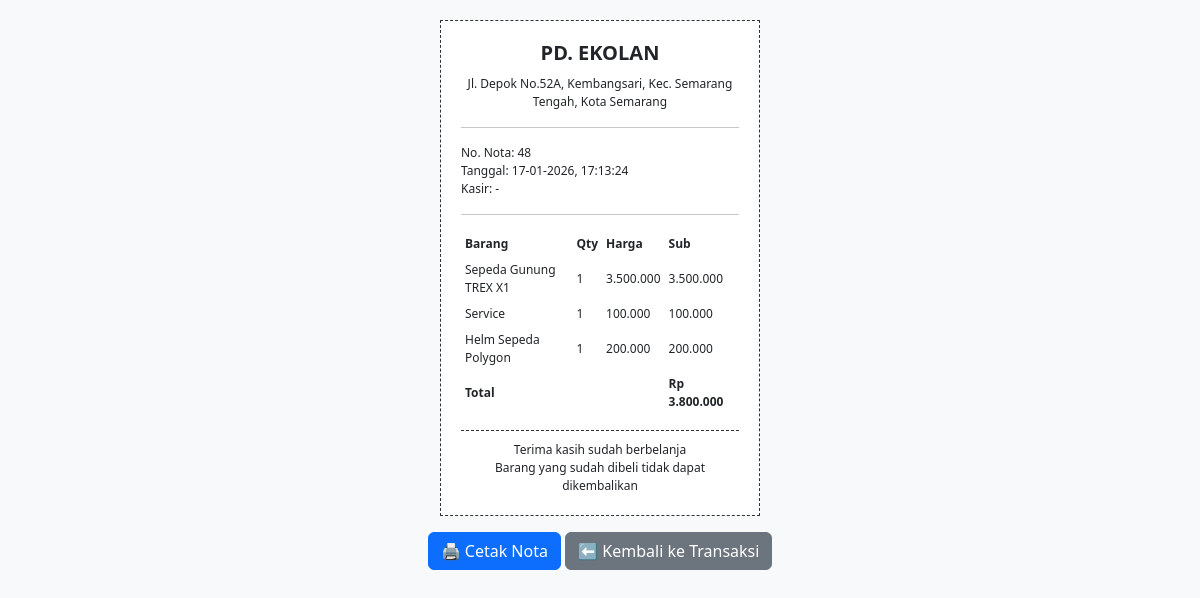
Page /nota.php?id_transaksi=48 on the committed database.
### tables this page shows
CREATE TABLE `transaksi` (
  `id_transaksi` int(11) NOT NULL,
  `tanggal` date NOT NULL,
  `keterangan` text DEFAULT NULL,
  `pcs` int(11) DEFAULT 0,
  `jumlah` decimal(15,2) NOT NULL,
  `jenis_transaksi` enum('debet','kredit') NOT NULL,
  `jenis_pengeluaran` varchar(100) DEFAULT NULL,
  `created_by` enum('admin','kasir') NOT NULL DEFAULT 'admin',
  `id_user` int(11) DEFAULT NULL,
  `created_at` timestamp NOT NULL DEFAULT current_timestamp()
);

CREATE TABLE `detail_transaksi` (
  `id_detail` int(11) NOT NULL,
  `id_transaksi` int(11) NOT NULL,
  `id_produk` int(11) NOT NULL,
  `jumlah_produk` int(11) NOT NULL,
  `subtotal` decimal(15,2) NOT NULL
);

CREATE TABLE `produk` (
  `id_produk` int(11) NOT NULL,
  `nama_produk` varchar(100) NOT NULL,
  `kategori` varchar(50) DEFAULT NULL,
  `stok` int(11) DEFAULT 0,
  `satuan` varchar(20) DEFAULT NULL,
  `harga_beli` decimal(15,2) DEFAULT NULL,
  `harga_jual` decimal(15,2) DEFAULT NULL,
  `tanggal_update` timestamp NOT NULL DEFAULT current_timestamp() ON UPDATE current_timestamp()
);

### nota.php (the view, shortened to what this page needs)
<?php
include 'koneksi.php';
$asal = $_GET['from'] ?? 'transaksi';
if (isset($_GET['id_transaksi'])) {
    $id_transaksi = intval($_GET['id_transaksi']);
} elseif (isset($_SESSION['nota'])) {
    $id_transaksi = intval($_SESSION['nota']);
}
$q_transaksi = $koneksi->query("SELECT * FROM transaksi WHERE id_transaksi='$id_transaksi'");
if ($q_transaksi && $q_transaksi->num_rows > 0) {
    $transaksi = $q_transaksi->fetch_assoc();
} else {
    echo "<script>alert('Data transaksi tidak ditemukan!');window.location='kasir_transaksi.php';</script>";
    exit;
}
$detail = $koneksi->query("
    SELECT d.*, p.nama_produk
    FROM detail_transaksi d
    JOIN produk p ON d.id_produk = p.id_produk
    WHERE d.id_transaksi='$id_transaksi'
");
$tanggalTransaksi = date("d-m-Y", strtotime($transaksi['created_at']));
$jamTransaksi = date("H:i:s", strtotime($transaksi['created_at']));
?>
<!DOCTYPE html>
<html lang="id">
<head>
<link href="https://cdn.jsdelivr.net/npm/bootstrap@5.3.3/dist/css/bootstrap.min.css" rel="stylesheet">
</head>
<body>
<div class="nota">
    <h5>PD. EKOLAN</h5>
    <p class="text-center">Jl. Depok No.52A, Kembangsari, Kec. Semarang Tengah, Kota Semarang</p>
    <hr>
    <p>No. Nota: <?= htmlspecialchars($transaksi['id_transaksi']) ?></p>
    <p>Tanggal: <?= $tanggalTransaksi ?>, <?= $jamTransaksi ?></p>
    <p>Kasir: <?= htmlspecialchars($_SESSION['username'] ?? '-') ?></p>
    <hr>
    <table>
        <thead>
            <tr>
                <th>Barang</th>
                <th>Qty</th>
                <th>Harga</th>
                <th>Sub</th>
            </tr>
        </thead>
        <tbody>
            <?php
            $total = 0;
            if ($detail && $detail->num_rows > 0):
                while ($row = $detail->fetch_assoc()):
                    $harga_satuan = ($row['jumlah_produk'] > 0) ? $row['subtotal'] / $row['jumlah_produk'] : 0;
                    $sub = $row['jumlah_produk'] * $harga_satuan;
                    $total += $sub;
            ?>
            <tr>
                <td><?= htmlspecialchars($row['nama_produk']) ?></td>
                <td><?= $row['jumlah_produk'] ?></td>
                <td><?= number_format($harga_satuan, 0, ',', '.') ?></td>
                <td><?= number_format($sub, 0, ',', '.') ?></td>
            </tr>
            <?php endwhile; else: ?>
            <tr><td colspan="4" class="text-center text-muted">Tidak ada item transaksi.</td></tr>
            <?php endif; ?>
            <tr>
                <td colspan="3"><b>Total</b></td>
                <td><b>Rp <?= number_format($total, 0, ',', '.') ?></b></td>
            </tr>
        </tbody>
    </table>
    <div class="nota-footer">
        <p>Terima kasih sudah berbelanja</p>
        <p>Barang yang sudah dibeli tidak dapat dikembalikan</p>
    </div>
</div>
<div class="text-center mt-3">
    <button class="btn btn-primary btn-print" onclick="window.print()">🖨 Cetak Nota</button>
    <?php if ($asal === 'laporan'): ?>
        <a href="kasir_laporan.php" class="btn btn-secondary btn-print">⬅ Kembali ke Laporan</a>
    <?php else: ?>
        <a href="kasir_transaksi.php" class="btn btn-secondary btn-print">⬅ Kembali ke Transaksi</a>
    <?php endif; ?>
</div>
</body>
</html>

### nota.php (style rules this page uses)
body { background: #f8f9fa; padding: 20px; }
.nota { width: 320px; margin: auto; background: #fff; padding: 20px; border: 1px dashed #333; font-size: 13px; }
.nota h5 { text-align: center; margin-bottom: 10px; font-weight: bold; }
.nota p { margin: 0; font-size: 12px; }
.nota table { width: 100%; font-size: 12px; margin-top: 10px; }
.nota table th, .nota table td { padding: 4px; }
.nota-footer { text-align: center; margin-top: 15px; font-size: 11px; border-top: 1px dashed #333; padding-top: 10px; }

### rows in the picture
transaksi: id_transaksi "48", created_at "17-01-2026", created_at "17:13:24"
detail_transaksi: id_produk.nama_produk "Sepeda Gunung TREX X1", jumlah_produk "1", harga_satuan "3.500.000", sub "3.500.000"
detail_transaksi: id_produk.nama_produk "Service", jumlah_produk "1", harga_satuan "100.000", sub "100.000"
detail_transaksi: id_produk.nama_produk "Helm Sepeda Polygon", jumlah_produk "1", harga_satuan "200.000", sub "200.000"

### other values in the picture
$_SESSION['username'] "-"
$total "3.800.000"
